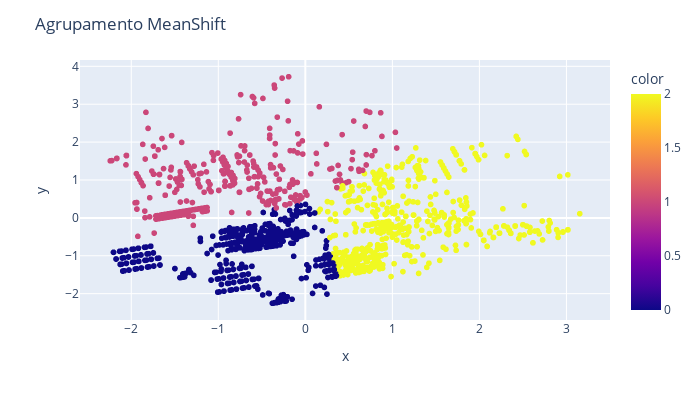

Notebook source saved alongside this figure:
### Markdown cell above
<span style="font-family: 'Trebuchet MS', sans-serif;">

### Gráfico
</span>

### Code cell
graf = px.scatter(
    x = df_pca[:, 0], y = df_pca[:, 1], color = classificacao_pca
)
graf.update_layout(width = 700, height = 400, title_text = 'Agrupamento MeanShift')
graf.show()

### Figure 1 — Plotly figure (JSON) as saved in the notebook; plotly's stock layout.template omitted (floating-point values rounded to 4 significant figures; data arrays with more than 128 entries replaced by an {"elided": "..."} marker saying what was removed)
{"data": [{"hovertemplate": "x=%{x}<br>y=%{y}<br>color=%{marker.color}<extra></extra>", "legendgroup": "", "marker": {"color": {"elided": "2000 int values"}, "coloraxis": "coloraxis", "symbol": "circle"}, "mode": "markers", "name": "", "showlegend": false, "type": "scattergl", "x": {"elided": "2000 float values"}, "xaxis": "x", "y": {"elided": "2000 float values"}, "yaxis": "y"}], "layout": {"coloraxis": {"colorbar": {"title": {"text": "color"}}, "colorscale": [[0, "#0d0887"], [0.1111, "#46039f"], [0.2222, "#7201a8"], [0.3333, "#9c179e"], [0.4444, "#bd3786"], [0.5556, "#d8576b"], [0.6667, "#ed7953"], [0.7778, "#fb9f3a"], [0.8889, "#fdca26"], [1, "#f0f921"]]}, "height": 400, "legend": {"tracegroupgap": 0}, "margin": {"t": 60}, "title": {"text": "Agrupamento MeanShift"}, "width": 700, "xaxis": {"anchor": "y", "domain": [0, 1], "title": {"text": "x"}}, "yaxis": {"anchor": "x", "domain": [0, 1], "title": {"text": "y"}}}}
